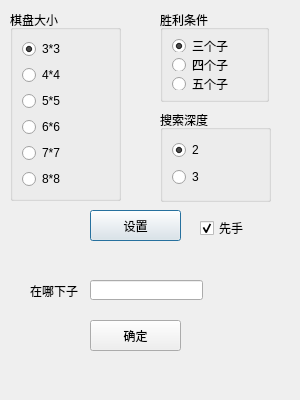
<?xml version="1.0" encoding="UTF-8"?>
<ui version="4.0">
 <class>chess</class>
 <widget class="QDialog" name="chess">
  <property name="geometry">
   <rect>
    <x>0</x>
    <y>0</y>
    <width>300</width>
    <height>400</height>
   </rect>
  </property>
  <property name="windowTitle">
   <string>Dialog</string>
  </property>
  <widget class="QPushButton" name="pushButton">
   <property name="geometry">
    <rect>
     <x>90</x>
     <y>210</y>
     <width>91</width>
     <height>31</height>
    </rect>
   </property>
   <property name="text">
    <string>设置</string>
   </property>
  </widget>
  <widget class="QGroupBox" name="groupBox">
   <property name="geometry">
    <rect>
     <x>10</x>
     <y>10</y>
     <width>111</width>
     <height>191</height>
    </rect>
   </property>
   <property name="title">
    <string>棋盘大小</string>
   </property>
   <layout class="QVBoxLayout" name="verticalLayout">
    <item>
     <widget class="QRadioButton" name="radio3">
      <property name="text">
       <string>3*3</string>
      </property>
      <property name="checked">
       <bool>true</bool>
      </property>
     </widget>
    </item>
    <item>
     <widget class="QRadioButton" name="radio4">
      <property name="text">
       <string>4*4</string>
      </property>
     </widget>
    </item>
    <item>
     <widget class="QRadioButton" name="radio5">
      <property name="text">
       <string>5*5</string>
      </property>
     </widget>
    </item>
    <item>
     <widget class="QRadioButton" name="radio6">
      <property name="text">
       <string>6*6</string>
      </property>
     </widget>
    </item>
    <item>
     <widget class="QRadioButton" name="radio7">
      <property name="text">
       <string>7*7</string>
      </property>
     </widget>
    </item>
    <item>
     <widget class="QRadioButton" name="radio8">
      <property name="text">
       <string>8*8</string>
      </property>
     </widget>
    </item>
   </layout>
  </widget>
  <widget class="QGroupBox" name="groupBox_2">
   <property name="geometry">
    <rect>
     <x>160</x>
     <y>10</y>
     <width>109</width>
     <height>92</height>
    </rect>
   </property>
   <property name="title">
    <string>胜利条件</string>
   </property>
   <layout class="QVBoxLayout" name="verticalLayout_2">
    <item>
     <widget class="QRadioButton" name="radioButton">
      <property name="text">
       <string>三个子</string>
      </property>
      <property name="checked">
       <bool>true</bool>
      </property>
     </widget>
    </item>
    <item>
     <widget class="QRadioButton" name="radioButton_2">
      <property name="text">
       <string>四个子</string>
      </property>
     </widget>
    </item>
    <item>
     <widget class="QRadioButton" name="radioButton_3">
      <property name="text">
       <string>五个子</string>
      </property>
     </widget>
    </item>
   </layout>
  </widget>
  <widget class="QGroupBox" name="groupBox_3">
   <property name="geometry">
    <rect>
     <x>160</x>
     <y>110</y>
     <width>111</width>
     <height>92</height>
    </rect>
   </property>
   <property name="title">
    <string>搜索深度</string>
   </property>
   <layout class="QVBoxLayout" name="verticalLayout_3">
    <item>
     <widget class="QRadioButton" name="radioButton_4">
      <property name="text">
       <string>2</string>
      </property>
      <property name="checked">
       <bool>true</bool>
      </property>
     </widget>
    </item>
    <item>
     <widget class="QRadioButton" name="radioButton_5">
      <property name="text">
       <string>3</string>
      </property>
     </widget>
    </item>
   </layout>
  </widget>
  <widget class="QLabel" name="label">
   <property name="geometry">
    <rect>
     <x>30</x>
     <y>280</y>
     <width>91</width>
     <height>21</height>
    </rect>
   </property>
   <property name="text">
    <string>在哪下子</string>
   </property>
  </widget>
  <widget class="QPushButton" name="okbutton">
   <property name="geometry">
    <rect>
     <x>90</x>
     <y>320</y>
     <width>91</width>
     <height>31</height>
    </rect>
   </property>
   <property name="text">
    <string>确定</string>
   </property>
  </widget>
  <widget class="QLineEdit" name="lineEdit">
   <property name="geometry">
    <rect>
     <x>90</x>
     <y>280</y>
     <width>113</width>
     <height>20</height>
    </rect>
   </property>
  </widget>
  <widget class="QCheckBox" name="checkBox">
   <property name="geometry">
    <rect>
     <x>200</x>
     <y>220</y>
     <width>71</width>
     <height>16</height>
    </rect>
   </property>
   <property name="text">
    <string>先手</string>
   </property>
   <property name="checked">
    <bool>true</bool>
   </property>
  </widget>
 </widget>
 <resources/>
 <connections/>
</ui>
